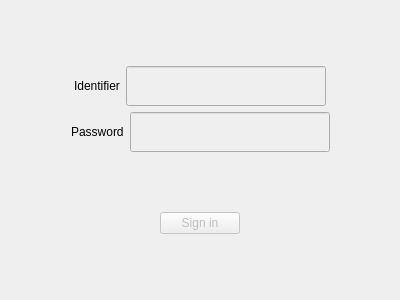
<?xml version="1.0" encoding="UTF-8"?>
<ui version="4.0">
 <class>loginView</class>
 <widget class="QWidget" name="loginView">
  <property name="geometry">
   <rect>
    <x>0</x>
    <y>0</y>
    <width>400</width>
    <height>300</height>
   </rect>
  </property>
  <property name="windowTitle">
   <string>Form</string>
  </property>
  <layout class="QVBoxLayout" name="verticalLayout">
   <item>
    <spacer name="verticalSpacer_2">
     <property name="orientation">
      <enum>Qt::Orientation::Vertical</enum>
     </property>
     <property name="sizeHint" stdset="0">
      <size>
       <width>20</width>
       <height>40</height>
      </size>
     </property>
    </spacer>
   </item>
   <item>
    <layout class="QHBoxLayout" name="horizontalLayout">
     <item>
      <spacer name="horizontalSpacer_6">
       <property name="orientation">
        <enum>Qt::Orientation::Horizontal</enum>
       </property>
       <property name="sizeHint" stdset="0">
        <size>
         <width>40</width>
         <height>20</height>
        </size>
       </property>
      </spacer>
     </item>
     <item>
      <widget class="QLabel" name="label_identifier">
       <property name="text">
        <string>Identifier</string>
       </property>
      </widget>
     </item>
     <item>
      <widget class="QLineEdit" name="identifier">
       <property name="enabled">
        <bool>false</bool>
       </property>
       <property name="minimumSize">
        <size>
         <width>200</width>
         <height>40</height>
        </size>
       </property>
      </widget>
     </item>
     <item>
      <spacer name="horizontalSpacer_7">
       <property name="orientation">
        <enum>Qt::Orientation::Horizontal</enum>
       </property>
       <property name="sizeHint" stdset="0">
        <size>
         <width>40</width>
         <height>20</height>
        </size>
       </property>
      </spacer>
     </item>
    </layout>
   </item>
   <item>
    <layout class="QHBoxLayout" name="horizontalLayout_2">
     <item>
      <spacer name="horizontalSpacer_5">
       <property name="orientation">
        <enum>Qt::Orientation::Horizontal</enum>
       </property>
       <property name="sizeHint" stdset="0">
        <size>
         <width>40</width>
         <height>20</height>
        </size>
       </property>
      </spacer>
     </item>
     <item>
      <widget class="QLabel" name="label_password">
       <property name="text">
        <string>Password</string>
       </property>
      </widget>
     </item>
     <item>
      <widget class="QLineEdit" name="password">
       <property name="enabled">
        <bool>false</bool>
       </property>
       <property name="minimumSize">
        <size>
         <width>200</width>
         <height>40</height>
        </size>
       </property>
       <property name="echoMode">
        <enum>QLineEdit::EchoMode::Password</enum>
       </property>
      </widget>
     </item>
     <item>
      <spacer name="horizontalSpacer_8">
       <property name="orientation">
        <enum>Qt::Orientation::Horizontal</enum>
       </property>
       <property name="sizeHint" stdset="0">
        <size>
         <width>40</width>
         <height>20</height>
        </size>
       </property>
      </spacer>
     </item>
    </layout>
   </item>
   <item>
    <spacer name="verticalSpacer_3">
     <property name="orientation">
      <enum>Qt::Orientation::Vertical</enum>
     </property>
     <property name="sizeHint" stdset="0">
      <size>
       <width>20</width>
       <height>40</height>
      </size>
     </property>
    </spacer>
   </item>
   <item>
    <layout class="QHBoxLayout" name="horizontalLayout_3">
     <item>
      <spacer name="horizontalSpacer_3">
       <property name="orientation">
        <enum>Qt::Orientation::Horizontal</enum>
       </property>
       <property name="sizeHint" stdset="0">
        <size>
         <width>40</width>
         <height>20</height>
        </size>
       </property>
      </spacer>
     </item>
     <item>
      <widget class="QPushButton" name="siginButton">
       <property name="enabled">
        <bool>false</bool>
       </property>
       <property name="text">
        <string>Sign in</string>
       </property>
       <property name="autoDefault">
        <bool>false</bool>
       </property>
       <property name="default">
        <bool>true</bool>
       </property>
       <property name="flat">
        <bool>false</bool>
       </property>
      </widget>
     </item>
     <item>
      <spacer name="horizontalSpacer_4">
       <property name="orientation">
        <enum>Qt::Orientation::Horizontal</enum>
       </property>
       <property name="sizeHint" stdset="0">
        <size>
         <width>40</width>
         <height>20</height>
        </size>
       </property>
      </spacer>
     </item>
    </layout>
   </item>
   <item>
    <spacer name="verticalSpacer">
     <property name="orientation">
      <enum>Qt::Orientation::Vertical</enum>
     </property>
     <property name="sizeHint" stdset="0">
      <size>
       <width>20</width>
       <height>40</height>
      </size>
     </property>
    </spacer>
   </item>
  </layout>
 </widget>
 <resources/>
 <connections/>
</ui>
